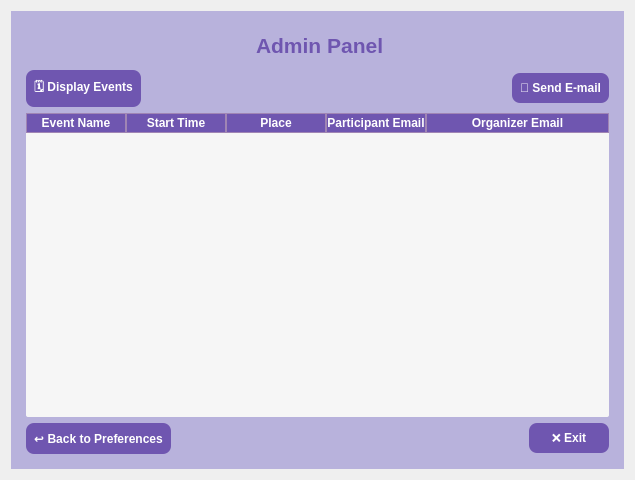
<?xml version="1.0" encoding="UTF-8"?>
<ui version="4.0">
 <class>InterviewsWindow</class>
 <widget class="QWidget" name="InterviewsWindow">
  <property name="geometry">
   <rect>
    <x>0</x>
    <y>0</y>
    <width>635</width>
    <height>480</height>
   </rect>
  </property>
  <property name="minimumSize">
   <size>
    <width>635</width>
    <height>480</height>
   </size>
  </property>
  <property name="maximumSize">
   <size>
    <width>640</width>
    <height>16777215</height>
   </size>
  </property>
  <property name="windowTitle">
   <string>Interviews Window</string>
  </property>
  <property name="styleSheet">
   <string notr="true"/>
  </property>
  <layout class="QVBoxLayout" name="verticalLayout">
   <item>
    <widget class="QFrame" name="frame">
     <property name="styleSheet">
      <string notr="true">background-color: #b8b2dc;
border: none; 
border-radius: 20 px;


</string>
     </property>
     <property name="frameShape">
      <enum>QFrame::Shape::StyledPanel</enum>
     </property>
     <layout class="QVBoxLayout" name="verticalLayout_3" stretch="10,5,80,5">
      <property name="leftMargin">
       <number>15</number>
      </property>
      <property name="topMargin">
       <number>15</number>
      </property>
      <property name="rightMargin">
       <number>15</number>
      </property>
      <property name="bottomMargin">
       <number>15</number>
      </property>
      <item>
       <layout class="QHBoxLayout" name="horizontalLayout_5">
        <item>
         <widget class="QLabel" name="label">
          <property name="maximumSize">
           <size>
            <width>110</width>
            <height>30</height>
           </size>
          </property>
          <property name="text">
           <string/>
          </property>
          <property name="pixmap">
           <pixmap>../resorces/logo.png</pixmap>
          </property>
          <property name="scaledContents">
           <bool>true</bool>
          </property>
         </widget>
        </item>
        <item alignment="Qt::AlignmentFlag::AlignHCenter">
         <widget class="QLabel" name="titleLabel">
          <property name="font">
           <font>
            <pointsize>16</pointsize>
            <bold>true</bold>
           </font>
          </property>
          <property name="styleSheet">
           <string notr="true">color: #6f56b0;</string>
          </property>
          <property name="text">
           <string>Admin Panel</string>
          </property>
         </widget>
        </item>
        <item>
         <spacer name="horizontalSpacer_2">
          <property name="orientation">
           <enum>Qt::Orientation::Horizontal</enum>
          </property>
          <property name="sizeType">
           <enum>QSizePolicy::Policy::Fixed</enum>
          </property>
          <property name="sizeHint" stdset="0">
           <size>
            <width>110</width>
            <height>30</height>
           </size>
          </property>
         </spacer>
        </item>
       </layout>
      </item>
      <item>
       <layout class="QHBoxLayout" name="searchLayout">
        <item>
         <widget class="QPushButton" name="activityButton">
          <property name="sizePolicy">
           <sizepolicy hsizetype="Minimum" vsizetype="Fixed">
            <horstretch>0</horstretch>
            <verstretch>0</verstretch>
           </sizepolicy>
          </property>
          <property name="baseSize">
           <size>
            <width>0</width>
            <height>0</height>
           </size>
          </property>
          <property name="styleSheet">
           <string notr="true">
QPushButton {
    background-color: #6f56b0;
    color: white;
    border-radius: 8px;
    padding: 8px;
    font-weight: bold;
}

QPushButton:hover {
    background-color: #f6f6f6;
	color: #6f56b0
}

QPushButton:pressed {
    background-color: #594097;
	color: white
}
</string>
          </property>
          <property name="text">
           <string>🗓️ Display Events</string>
          </property>
         </widget>
        </item>
        <item>
         <spacer name="horizontalSpacer_3">
          <property name="orientation">
           <enum>Qt::Orientation::Horizontal</enum>
          </property>
          <property name="sizeHint" stdset="0">
           <size>
            <width>40</width>
            <height>20</height>
           </size>
          </property>
         </spacer>
        </item>
        <item>
         <widget class="QPushButton" name="emailButton">
          <property name="enabled">
           <bool>false</bool>
          </property>
          <property name="sizePolicy">
           <sizepolicy hsizetype="Minimum" vsizetype="Fixed">
            <horstretch>0</horstretch>
            <verstretch>0</verstretch>
           </sizepolicy>
          </property>
          <property name="styleSheet">
           <string notr="true">QPushButton {
    background-color: #6f56b0;
    color: white;
    border-radius: 8px;
    padding: 8px;
    font-weight: bold;
}

QPushButton:hover {
    background-color: #f6f6f6;
	color: #6f56b0
}

QPushButton:pressed {
    background-color: #594097;
	color: white
}
</string>
          </property>
          <property name="text">
           <string>📧 Send E-mail</string>
          </property>
         </widget>
        </item>
       </layout>
      </item>
      <item>
       <widget class="QTableWidget" name="activityTable">
        <property name="enabled">
         <bool>true</bool>
        </property>
        <property name="minimumSize">
         <size>
          <width>0</width>
          <height>0</height>
         </size>
        </property>
        <property name="palette">
         <palette>
          <active>
           <colorrole role="WindowText">
            <brush brushstyle="SolidPattern">
             <color alpha="255">
              <red>0</red>
              <green>0</green>
              <blue>0</blue>
             </color>
            </brush>
           </colorrole>
           <colorrole role="Button">
            <brush brushstyle="SolidPattern">
             <color alpha="255">
              <red>246</red>
              <green>246</green>
              <blue>246</blue>
             </color>
            </brush>
           </colorrole>
           <colorrole role="Text">
            <brush brushstyle="SolidPattern">
             <color alpha="255">
              <red>0</red>
              <green>0</green>
              <blue>0</blue>
             </color>
            </brush>
           </colorrole>
           <colorrole role="ButtonText">
            <brush brushstyle="SolidPattern">
             <color alpha="255">
              <red>0</red>
              <green>0</green>
              <blue>0</blue>
             </color>
            </brush>
           </colorrole>
           <colorrole role="Base">
            <brush brushstyle="SolidPattern">
             <color alpha="255">
              <red>246</red>
              <green>246</green>
              <blue>246</blue>
             </color>
            </brush>
           </colorrole>
           <colorrole role="Window">
            <brush brushstyle="SolidPattern">
             <color alpha="255">
              <red>246</red>
              <green>246</green>
              <blue>246</blue>
             </color>
            </brush>
           </colorrole>
           <colorrole role="Highlight">
            <brush brushstyle="SolidPattern">
             <color alpha="255">
              <red>0</red>
              <green>170</green>
              <blue>255</blue>
             </color>
            </brush>
           </colorrole>
           <colorrole role="HighlightedText">
            <brush brushstyle="SolidPattern">
             <color alpha="255">
              <red>0</red>
              <green>0</green>
              <blue>0</blue>
             </color>
            </brush>
           </colorrole>
           <colorrole role="AlternateBase">
            <brush brushstyle="SolidPattern">
             <color alpha="255">
              <red>249</red>
              <green>249</green>
              <blue>249</blue>
             </color>
            </brush>
           </colorrole>
           <colorrole role="PlaceholderText">
            <brush brushstyle="SolidPattern">
             <color alpha="128">
              <red>0</red>
              <green>0</green>
              <blue>0</blue>
             </color>
            </brush>
           </colorrole>
          </active>
          <inactive>
           <colorrole role="WindowText">
            <brush brushstyle="SolidPattern">
             <color alpha="255">
              <red>0</red>
              <green>0</green>
              <blue>0</blue>
             </color>
            </brush>
           </colorrole>
           <colorrole role="Button">
            <brush brushstyle="SolidPattern">
             <color alpha="255">
              <red>246</red>
              <green>246</green>
              <blue>246</blue>
             </color>
            </brush>
           </colorrole>
           <colorrole role="Text">
            <brush brushstyle="SolidPattern">
             <color alpha="255">
              <red>0</red>
              <green>0</green>
              <blue>0</blue>
             </color>
            </brush>
           </colorrole>
           <colorrole role="ButtonText">
            <brush brushstyle="SolidPattern">
             <color alpha="255">
              <red>0</red>
              <green>0</green>
              <blue>0</blue>
             </color>
            </brush>
           </colorrole>
           <colorrole role="Base">
            <brush brushstyle="SolidPattern">
             <color alpha="255">
              <red>246</red>
              <green>246</green>
              <blue>246</blue>
             </color>
            </brush>
           </colorrole>
           <colorrole role="Window">
            <brush brushstyle="SolidPattern">
             <color alpha="255">
              <red>246</red>
              <green>246</green>
              <blue>246</blue>
             </color>
            </brush>
           </colorrole>
           <colorrole role="Highlight">
            <brush brushstyle="SolidPattern">
             <color alpha="255">
              <red>0</red>
              <green>170</green>
              <blue>255</blue>
             </color>
            </brush>
           </colorrole>
           <colorrole role="HighlightedText">
            <brush brushstyle="SolidPattern">
             <color alpha="255">
              <red>0</red>
              <green>0</green>
              <blue>0</blue>
             </color>
            </brush>
           </colorrole>
           <colorrole role="AlternateBase">
            <brush brushstyle="SolidPattern">
             <color alpha="255">
              <red>249</red>
              <green>249</green>
              <blue>249</blue>
             </color>
            </brush>
           </colorrole>
           <colorrole role="PlaceholderText">
            <brush brushstyle="SolidPattern">
             <color alpha="128">
              <red>0</red>
              <green>0</green>
              <blue>0</blue>
             </color>
            </brush>
           </colorrole>
          </inactive>
          <disabled>
           <colorrole role="WindowText">
            <brush brushstyle="SolidPattern">
             <color alpha="255">
              <red>0</red>
              <green>0</green>
              <blue>0</blue>
             </color>
            </brush>
           </colorrole>
           <colorrole role="Button">
            <brush brushstyle="SolidPattern">
             <color alpha="255">
              <red>246</red>
              <green>246</green>
              <blue>246</blue>
             </color>
            </brush>
           </colorrole>
           <colorrole role="Text">
            <brush brushstyle="SolidPattern">
             <color alpha="255">
              <red>0</red>
              <green>0</green>
              <blue>0</blue>
             </color>
            </brush>
           </colorrole>
           <colorrole role="ButtonText">
            <brush brushstyle="SolidPattern">
             <color alpha="255">
              <red>0</red>
              <green>0</green>
              <blue>0</blue>
             </color>
            </brush>
           </colorrole>
           <colorrole role="Base">
            <brush brushstyle="SolidPattern">
             <color alpha="255">
              <red>246</red>
              <green>246</green>
              <blue>246</blue>
             </color>
            </brush>
           </colorrole>
           <colorrole role="Window">
            <brush brushstyle="SolidPattern">
             <color alpha="255">
              <red>246</red>
              <green>246</green>
              <blue>246</blue>
             </color>
            </brush>
           </colorrole>
           <colorrole role="Highlight">
            <brush brushstyle="SolidPattern">
             <color alpha="255">
              <red>0</red>
              <green>170</green>
              <blue>255</blue>
             </color>
            </brush>
           </colorrole>
           <colorrole role="HighlightedText">
            <brush brushstyle="SolidPattern">
             <color alpha="255">
              <red>0</red>
              <green>0</green>
              <blue>0</blue>
             </color>
            </brush>
           </colorrole>
           <colorrole role="AlternateBase">
            <brush brushstyle="SolidPattern">
             <color alpha="255">
              <red>249</red>
              <green>249</green>
              <blue>249</blue>
             </color>
            </brush>
           </colorrole>
           <colorrole role="PlaceholderText">
            <brush brushstyle="SolidPattern">
             <color alpha="128">
              <red>0</red>
              <green>0</green>
              <blue>0</blue>
             </color>
            </brush>
           </colorrole>
          </disabled>
         </palette>
        </property>
        <property name="font">
         <font>
          <pointsize>-1</pointsize>
         </font>
        </property>
        <property name="autoFillBackground">
         <bool>false</bool>
        </property>
        <property name="styleSheet">
         <string notr="true">QHeaderView::section {
    background-color: #6f56b0;     /* Başlık hücrelerinin arka planı */
    color: white;                  /* Başlık yazısı */
    font-weight: bold;

    border: 1px solid #a085b4;
}

QTableWidget {
    background-color: #f6f6f6;  /* Hücrelerin arka planı */
    color: black;               /* Yazı rengi */
    gridline-color: #b58cd9;    /* Hücre çizgi rengi */
    alternate-background-color: #f9f9f9;	
    font-size: 13px;
    selection-background-color: #00aaff;
    selection-color: black;
	border-radius: 2px;
    border: none;
}
</string>
        </property>
        <property name="frameShape">
         <enum>QFrame::Shape::Box</enum>
        </property>
        <attribute name="horizontalHeaderCascadingSectionResizes">
         <bool>true</bool>
        </attribute>
        <attribute name="horizontalHeaderDefaultSectionSize">
         <number>100</number>
        </attribute>
        <attribute name="horizontalHeaderStretchLastSection">
         <bool>true</bool>
        </attribute>
        <attribute name="verticalHeaderMinimumSectionSize">
         <number>20</number>
        </attribute>
        <attribute name="verticalHeaderHighlightSections">
         <bool>true</bool>
        </attribute>
        <column>
         <property name="text">
          <string>Event Name</string>
         </property>
        </column>
        <column>
         <property name="text">
          <string>Start Time</string>
         </property>
        </column>
        <column>
         <property name="text">
          <string>Place</string>
         </property>
        </column>
        <column>
         <property name="text">
          <string>Participant Email</string>
         </property>
        </column>
        <column>
         <property name="text">
          <string>Organizer Email</string>
         </property>
        </column>
       </widget>
      </item>
      <item>
       <layout class="QHBoxLayout" name="bottomLayout">
        <item>
         <widget class="QPushButton" name="returnButton">
          <property name="sizePolicy">
           <sizepolicy hsizetype="Minimum" vsizetype="Fixed">
            <horstretch>0</horstretch>
            <verstretch>0</verstretch>
           </sizepolicy>
          </property>
          <property name="maximumSize">
           <size>
            <width>150</width>
            <height>16777215</height>
           </size>
          </property>
          <property name="styleSheet">
           <string notr="true">QPushButton {
    background-color: #6f56b0;
    color: white;
    border-radius: 8px;
    padding: 8px;
    font-weight: bold;
}

QPushButton:hover {
    background-color: #f6f6f6;
	color: #6f56b0
}

QPushButton:pressed {
    background-color: #594097;
	color: white
}
</string>
          </property>
          <property name="text">
           <string>↩ Back to Preferences</string>
          </property>
         </widget>
        </item>
        <item>
         <spacer name="horizontalSpacer">
          <property name="orientation">
           <enum>Qt::Orientation::Horizontal</enum>
          </property>
          <property name="sizeType">
           <enum>QSizePolicy::Policy::Expanding</enum>
          </property>
          <property name="sizeHint" stdset="0">
           <size>
            <width>40</width>
            <height>20</height>
           </size>
          </property>
         </spacer>
        </item>
        <item>
         <widget class="QPushButton" name="exitButton">
          <property name="sizePolicy">
           <sizepolicy hsizetype="Minimum" vsizetype="Fixed">
            <horstretch>0</horstretch>
            <verstretch>0</verstretch>
           </sizepolicy>
          </property>
          <property name="minimumSize">
           <size>
            <width>80</width>
            <height>0</height>
           </size>
          </property>
          <property name="maximumSize">
           <size>
            <width>150</width>
            <height>16777215</height>
           </size>
          </property>
          <property name="styleSheet">
           <string notr="true">QPushButton {
    background-color: #6f56b0;
    color: white;
    border-radius: 8px;
    padding: 8px;
    font-weight: bold;
}

QPushButton:hover {
    background-color: #f6f6f6;
	color: #6f56b0
}

QPushButton:pressed {
    background-color: #594097;
	color: white
}
</string>
          </property>
          <property name="text">
           <string>❌ Exit</string>
          </property>
         </widget>
        </item>
       </layout>
      </item>
     </layout>
    </widget>
   </item>
  </layout>
 </widget>
 <resources/>
 <connections/>
</ui>
